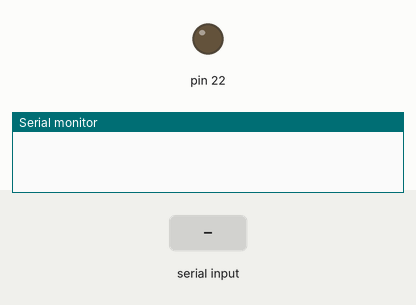
Simulated run of this sketch. Board: Arduino Uno, built with avr-gcc and run on an emulated ATmega328P. Shown: output pins drawn as LEDs (lit = HIGH), the last lines printed to the serial monitor. Inputs (shaded band) come from the test bench.

Above: at 1.2 s.
1.3 s: "a\n" received over Serial
At 2.8 s:
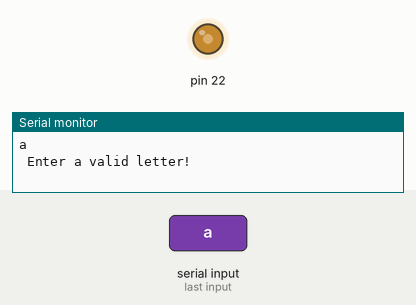
4.3 s: byte 113 ('q') received over Serial
5.8 s: byte 99 ('c') received over Serial
At 6.7 s:
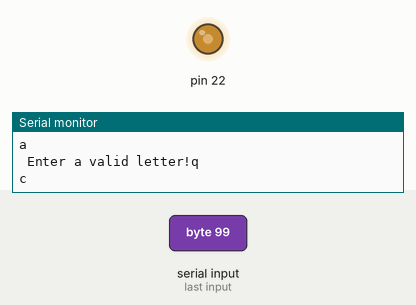
7.3 s: byte 113 ('q') received over Serial
At 7.8 s:
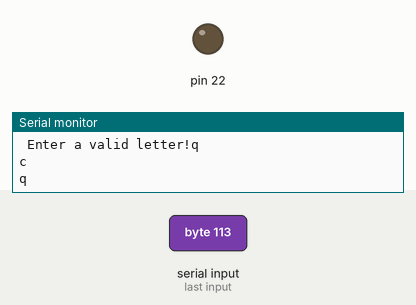
8.8 s: byte 67 ('C') received over Serial
At 10.2 s:
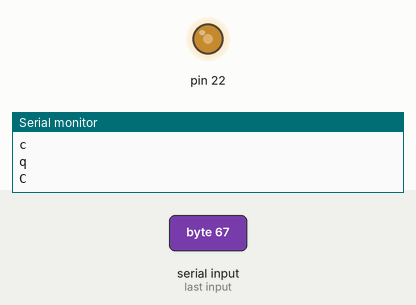
Timing chart, 0 to 11.8 s (numbered marks = the images above; inputs shaded):
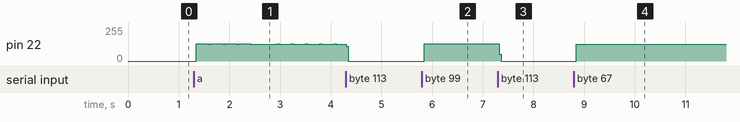

Measured:
- after the input at 1.3 s, pin 22: goes 3 × (130/255 0.24 s, 124/255 0.04 s), 130/255 0.24 s, 124/255 0.52 s, 4 × (130/255 0.04 s, 124/255 0.24 s), 130/255 0.04 s, then 124/255, starting after 0.05 s
- after the input at 5.8 s, pin 22: 0/255 → 129/255 at once
- after the input at 7.3 s, pin 22: 129/255 → 0/255 at once
- after the input at 8.8 s, pin 22: 0/255 → 127/255 at once

The sketch:

CPE_301_Lab5.ino
```cpp
// Define Port B Register Pointers
volatile unsigned char* port_b = (unsigned char*) 0x25;
volatile unsigned char* ddr_b  = (unsigned char*) 0x24;
volatile unsigned char* pin_b  = (unsigned char*) 0x23;

// Initalizing the Timer/counter port for delay
volatile unsigned char* my_TCCR1A = (unsigned char*) 0x80;
volatile unsigned char* my_TCCR1B = (unsigned char*) 0x81;
volatile unsigned char* my_TCCR1C = (unsigned char*) 0x82;

// Initializes the interupt flag register
volatile unsigned char* my_TIFR1 = (unsigned char*) 0x36;

// Need this to acces the Timer/counter value
volatile unsigned int* my_TCNT1 = (unsigned int*) 0x84;

// initialize out Timer interrupt mask register
volatile unsigned char* my_TIMSK1 = (unsigned char*) 0x6F;

// make interger for out ticks
unsigned int ticks;

void setup() {
  // put your setup code here, to run once:

  // set timer pointers to 0
  *my_TCCR1A = 0;
  *my_TCCR1B = 0;
  *my_TCCR1C = 0;

  //set counter value to 0
  *my_TCNT1 = 0;

  //set mask to 0
  *my_TIMSK1 = 0;

  // UART from example
  // setup the UART
  Serial.begin(9600);

  // mask ddr_b
  *ddr_b |= 0x40;

}

void loop() {
  // put your main code here, to run repeatedly:

  double frequency;
  //frequency = 0;

  // if the UART received a character
  if(Serial.available())
  {
    // read in the character
    unsigned char in_char = Serial.read();
    // write the character back to the Serial Port
    Serial.write(in_char);


    switch(in_char)
    {

      case 'a':
      {
        frequency = 440;
        ticks = find_ticks(frequency);
        Serial.write('\n');
        break;
      }
      case 'A':
      {
        frequency = 466;
        ticks = find_ticks(frequency);
        Serial.write('\n');
        break;
      }
      case 'b':
      {
        frequency = 494;
        ticks = find_ticks(frequency);
        Serial.write('\n');
        break;
      }
      case 'c':
       {
        frequency = 523;
        ticks = find_ticks(frequency);
        Serial.write('\n');
        break;
      }
      case 'C':
      {
        frequency = 554;
        ticks = find_ticks(frequency);
        Serial.write('\n');
        break;
      }
      case 'd':
      {
        frequency = 587;
        ticks = find_ticks(frequency);
        Serial.write('\n');
        break;
      }
      case 'D':
      {
        frequency = 624;
        ticks = find_ticks(frequency);
        Serial.write('\n');
        break;
      }
      case 'e':
      {
        frequency = 659;
        ticks = find_ticks(frequency);
        Serial.write('\n');
        break;
      }
      case 'f':
      {
        frequency = 698;
        ticks = find_ticks(frequency);
        Serial.write('\n');
        break;
      }
      case 'F':
      {
        frequency = 740;
        ticks = find_ticks(frequency);
        Serial.write('\n');
        break;
      }
      case 'g':
      {
        frequency = 784;
        ticks = find_ticks(frequency);
        Serial.write('\n');
        break;
      }
      case 'G':
      {
        frequency = 831;
        ticks = find_ticks(frequency);
        Serial.write('\n');
        break;
      }
      case 'q':
      {
        frequency = 0;
        ticks = find_ticks(frequency);

        Serial.write('\n');
        break;
      }
      default:
      {
        Serial.write(" Enter a valid letter!");
        break;
      }
    }

  }

  if(ticks != 0){
  *port_b |= 0x40;
  my_delay(ticks);
  *port_b &= 0xBF;
  my_delay(ticks);
  }
  else
  return 0;

}

double find_ticks(double frequency){
if(frequency == 0)
return 0;

  double period_clock = .0000000625; // equals (1/(1.6*10^7))

  double period;
  period = (1/frequency);

  double square_wave;
  square_wave = (period/2);

  double ticks_num = (square_wave/period_clock);

  return ticks_num;
}

//delay func from class
void my_delay(unsigned int ticks){

  // stop the timer (set prescaler to 000)
  *my_TCCR1B &= 0xF8;
  // set the counts (16 bits -> 2 addresses!)
  *my_TCNT1 |= (unsigned int) (65536- ticks);
  //start the timer (set prescaler to 001)
  *my_TCCR1B |= 0x01;
  //wait for overflow
  while((*my_TIFR1 & 0x01) == 0);
  //stop the timer (set prescaler to 000)
  *my_TCCR1B &= 0xF8;
  // reset TOV (write a 1 to reset 0)
  *my_TIFR1 |= 0x01;

}
```
